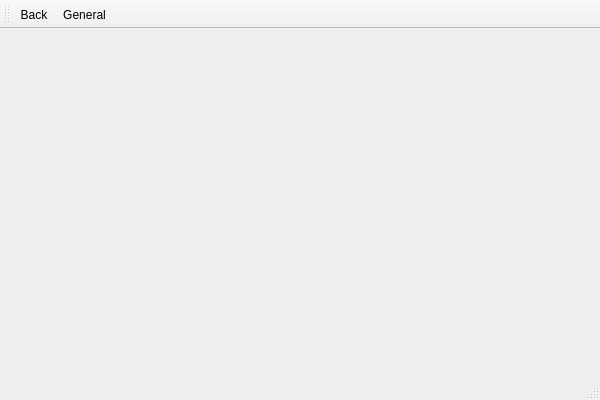
<?xml version="1.0" encoding="UTF-8"?>
<ui version="4.0">
 <class>Cadi</class>
 <widget class="QMainWindow" name="Cadi">
  <property name="geometry">
   <rect>
    <x>0</x>
    <y>0</y>
    <width>600</width>
    <height>400</height>
   </rect>
  </property>
  <property name="windowTitle">
   <string>Cadi</string>
  </property>
  <widget class="QWidget" name="centralWidget">
   <layout class="QVBoxLayout" name="verticalLayout">
    <item>
     <widget class="QStackedWidget" name="stackedWidget"/>
    </item>
   </layout>
  </widget>
  <widget class="QMenuBar" name="menuBar">
   <property name="geometry">
    <rect>
     <x>0</x>
     <y>0</y>
     <width>600</width>
     <height>26</height>
    </rect>
   </property>
  </widget>
  <widget class="QToolBar" name="mainToolBar">
   <property name="toolButtonStyle">
    <enum>Qt::ToolButtonTextBesideIcon</enum>
   </property>
   <attribute name="toolBarArea">
    <enum>TopToolBarArea</enum>
   </attribute>
   <attribute name="toolBarBreak">
    <bool>false</bool>
   </attribute>
   <addaction name="backAction"/>
   <addaction name="generalAction"/>
  </widget>
  <widget class="QStatusBar" name="statusBar"/>
  <action name="backAction">
   <property name="checkable">
    <bool>false</bool>
   </property>
   <property name="icon">
    <iconset resource="resources.qrc">
     <normaloff>:/resources/icons/48x48/actions/go-previous.png</normaloff>:/resources/icons/48x48/actions/go-previous.png</iconset>
   </property>
   <property name="text">
    <string>Back</string>
   </property>
   <property name="shortcut">
    <string>Backspace</string>
   </property>
  </action>
  <action name="generalAction">
   <property name="checkable">
    <bool>true</bool>
   </property>
   <property name="icon">
    <iconset resource="resources.qrc">
     <normaloff>:/resources/icons/48x48/actions/go-home.png</normaloff>:/resources/icons/48x48/actions/go-home.png</iconset>
   </property>
   <property name="text">
    <string>General</string>
   </property>
  </action>
 </widget>
 <layoutdefault spacing="6" margin="11"/>
 <resources>
  <include location="resources.qrc"/>
 </resources>
 <connections/>
</ui>
